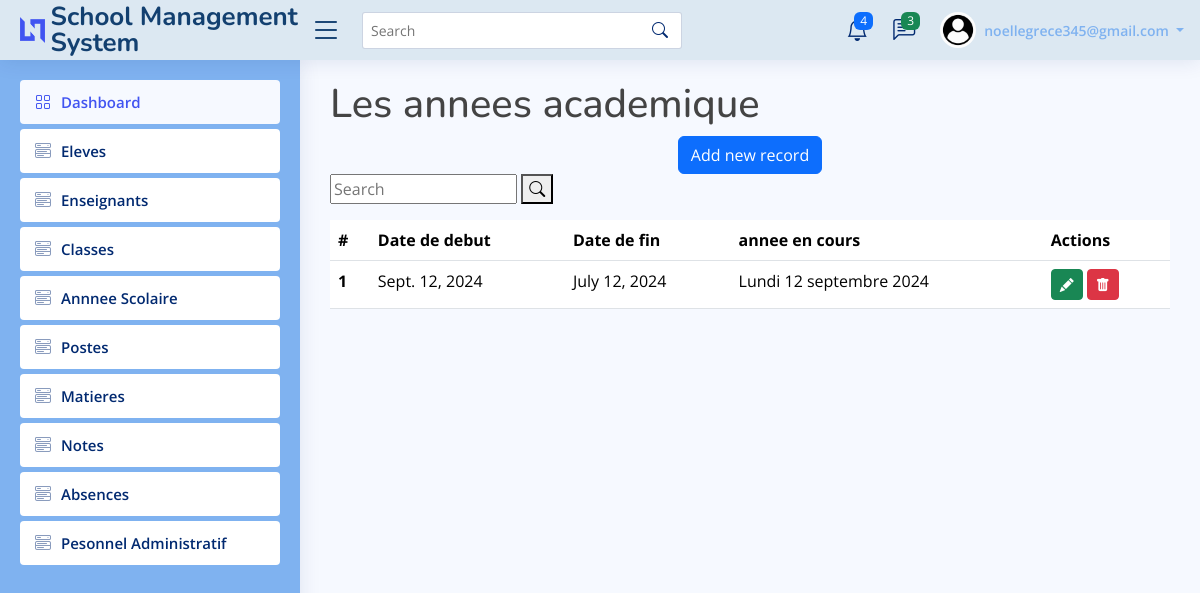
The app's page /show_anneescolaire (signed in) with its own data.
### gestion_utilisateur/models.py (models this page shows, shortened)
class CustomUser(AbstractUser):
    USER_TYPE = ((1, "Personnel"), (2, "Professeur"), (3, "Parent_eleve"))
    SEXE = [("M", "Masculin"), ("F", "Feminin")]
    matricule =  models.TextField(max_length=5, editable=False, default="")
    nom = models.CharField(max_length=256)
    prenom = models.CharField(max_length=256)
    telephone = models.CharField(max_length=256, blank=True, null=True)
    address = models.TextField(blank=True, null=True)
    username = None # Removed username, using email instead
    email = models.EmailField(unique=True)
    user_type = models.PositiveSmallIntegerField(choices=USER_TYPE, null=True)
    sexe = models.CharField(max_length=1, choices=SEXE)
    created_at = models.DateTimeField(auto_now_add=True)
    updated_at = models.DateTimeField(auto_now=True)
    USERNAME_FIELD = "email"
    REQUIRED_FIELDS = []
    objects = CustomUserManager ()

class Annee_scolaire(models.Model):
    date_debut = models.DateField()
    date_fin = models.DateField()
    anneescolaire = models.CharField(max_length=25)

### gestion_utilisateur/views.py (the view)
# urls.py: path('show_anneescolaire', views.show_anneescolaire),
def show_anneescolaire(request):
    anneescolaires = Annee_scolaire.objects.order_by('-id');
    return render(request, 'index_annee.html', {'anneescolaires':anneescolaires})

### gestion_utilisateur/templates/index_annee.html (shortened to what this page needs)
{% extends 'link.html' %}
{% load static %}
{% block content %}
    <h1>Les annees academique</h1>
    <center><a href="/create_anneescolaire" class="btn btn-primary"> Add new record</a></center>
    <table class="table mt-3">
        <thead>
          <div class="search-bar">
            <form  class="search-form d-flex align-items-center" method="POST" action="/search_annee">
              <input type="text" name="query" placeholder="Search" title="Enter search keyword">
              <button type="submit" title="Search"><i class="bi bi-search"></i></button>
            </form>
          <tr>
            <th scope="col">#</th>
            <th scope="col">Date de debut</th>
            <th scope="col">Date de fin</th>
            <th scope="col">annee en cours</th>
            <th scope="col">Actions</th>
          </tr>
        </thead>
        <tbody>
            {% for value in anneescolaires %}
          <tr>
            <th scope="row">{{value.id}}</th>
            <td>{{value.date_debut}}</td>
            <td>{{value.date_fin}}</td>
            <td>{{value.anneescolaire}}</td>
            <td>
              <button class="openModalButton btn btn-success btn-sm" data-id="{{ value.id }}"><i class="bi bi-pencil-fill"></i></button>
              <button class="openModal btn btn-danger btn-sm" data-id="{{ value.id }}"><i class="bi bi-trash-fill"></i></button>
            </td>
          </tr>
        {% empty %}
          <tr><td> No record found </td></tr>
        {% endfor %}
        </tbody>
      </table>
{% endblock %}

### gestion_utilisateur/templates/link.html (shortened to what this page needs)
<!DOCTYPE html>
{% load static%}
<html lang="en">
  <head>
    <link
      href="{% static 'assets/vendor/bootstrap/css/bootstrap.min.css' %}"
      rel="stylesheet"
    />
    <link
      href="{% static 'assets/vendor/bootstrap-icons/bootstrap-icons.css' %}"
      rel="stylesheet"
    />
    <link
      href="{% static 'assets/vendor/boxicons/css/boxicons.min.css' %}"
      rel="stylesheet"
    />
    <link
      href="{% static 'assets/vendor/quill/quill.snow.css' %}"
      rel="stylesheet"
    />
    <link
      href="{% static 'assets/vendor/quill/quill.bubble.css' %}"
      rel="stylesheet"
    />
    <link
      href="{% static 'assets/vendor/remixicon/remixicon.css' %}"
      rel="stylesheet"
    />
    <link
      href="{% static 'assets/vendor/simple-datatables/style.css' %}"
      rel="stylesheet"
    />
    <link href="{% static 'assets/css/style.css' %}" rel="stylesheet" />
  </head>
  <body>
    {% if user.is_authenticated %}
    <header id="header" class="header fixed-top d-flex align-items-center">
      <div class="d-flex align-items-center justify-content-between">
        <a href="index.html" class="logo d-flex align-items-center">
          <img src="assets/img/logo.png" alt="" />
          <span class="d-none d-lg-block">School Management System</span>
        </a>
        <i class="bi bi-list toggle-sidebar-btn"></i>
      </div>
      <div class="search-bar">
        <form
          class="search-form d-flex align-items-center"
          method="POST"
          action="#"
        >
          <input
            type="text"
            name="query"
            placeholder="Search"
            title="Enter search keyword"
          />
          <button type="submit" title="Search">
            <i class="bi bi-search"></i>
          </button>
        </form>
      </div>
      <nav class="header-nav ms-auto">
        <ul class="d-flex align-items-center">
          <li class="nav-item dropdown">
            <a class="nav-link nav-icon" href="#" data-bs-toggle="dropdown">
              <i class="bi bi-bell"></i>
              <span class="badge bg-primary badge-number">4</span> </a
            >
          </li>
          <li class="nav-item dropdown">
            <a class="nav-link nav-icon" href="#" data-bs-toggle="dropdown">
              <i class="bi bi-chat-left-text"></i>
              <span class="badge bg-success badge-number">3</span>
            </a>
          </li>
          <li class="nav-item dropdown pe-3">
            <a
              class="nav-link nav-profile d-flex align-items-center pe-0"
              href="#"
              data-bs-toggle="dropdown"
            >
              <img
                src="static\assets\img\profile.jpeg"
                alt="Profile"
                class="rounded-circle"
              />
              <span class="d-none d-md-block dropdown-toggle ps-2">
                {{ user.email }}
              </span> </a
            >
          </li>
        </ul>
      </nav>
    </header>
    <aside id="sidebar" class="sidebar">
      {% if user.user_type == 2 %}
      <ul class="sidebar-nav" id="sidebar-nav">
        <li class="nav-item">
          <a class="nav-link" href="/dsh_enseignant">
            <i class="bi bi-grid"></i>
            <span>Dashboard</span>
          </a>
        </li>
        <li class="nav-item">
          <a
            class="nav-link collapsed"
            data-bs-target="#components-nav"
            href="/show_classe"
          >
            <i class="bi bi-menu-button-wide"></i><span>Classes</span>
          </a>
        </li>
        <li class="nav-item">
          <a class="nav-link " data-bs-target="#components-nav" data-bs-toggle="collapse" href="#">
            <i class="bi bi-menu-button-wide"></i><span>Notes</span><i class="bi bi-chevron-down ms-auto"></i>
          </a>
          <ul id="components-nav" class="nav-content collapse" data-bs-parent="#sidebar-nav">
            <li>
              <a href="/notes/add_notes_view">
                <i class="bi bi-circle"></i><span>Ajouter note</span>
              </a>
            </li>
            <li>
              <a href="/notes/filter_notes">
                <i class="bi bi-circle"></i><span>Voir note</span>
              </a>
            </li>
          </ul>
        </li>
        <li class="nav-item">
          <a class="nav-link collapsed" href="/absences/show_absences">
            <i class="bi bi-menu-button-wide"></i><span>Absences</span>
          </a>
        </li>
      </ul>
  {% else %}
  <ul class="sidebar-nav" id="sidebar-nav">
    <li class="nav-item">
      <a class="nav-link" href="/dashboard">
        <i class="bi bi-grid"></i>
        <span>Dashboard</span>
      </a>
    </li>
    <li class="nav-item">
      <a
        class="nav-link collapsed"
        data-bs-target="#components-nav"
        href="/show_eleve"
      >
        <i class="bi bi-menu-button-wide"></i><span>Eleves</span>
      </a>
    </li>
    <li class="nav-item">
      <a
        class="nav-link collapsed"
        data-bs-target="#components-nav"
        href="/show_enseignant"
      >
        <i class="bi bi-menu-button-wide"></i><span>Enseignants</span>
      </a>
    </li>
    <li class="nav-item">
      <a
        class="nav-link collapsed"
        data-bs-target="#components-nav"
        href="/show_classe"
      >
        <i class="bi bi-menu-button-wide"></i><span>Classes</span>
      </a>
    </li>
    <li class="nav-item">
      <a
        class="nav-link collapsed"
        data-bs-target="#components-nav"
        href="/show_anneescolaire"
      >
        <i class="bi bi-menu-button-wide"></i><span>Annnee Scolaire</span>
      </a>
    </li>
    <li class="nav-item">
      <a
        class="nav-link collapsed"
        data-bs-target="#components-nav"
        href="/show_poste"
      >
        <i class="bi bi-menu-button-wide"></i><span>Postes</span>
      </a>
    </li>
    <li class="nav-item">
      <a
        class="nav-link collapsed"
        data-bs-target="#components-nav"
        href="/notes/show_matiere"
      >
        <i class="bi bi-menu-button-wide"></i><span>Matieres</span>
      </a>
    </li>
    <li class="nav-item">
      <a
        class="nav-link collapsed"
        data-bs-target="#components-nav"
        href="/show_notes"
      >
        <i class="bi bi-menu-button-wide"></i><span>Notes</span>
      </a>
    </li>
    <li class="nav-item">
      <a class="nav-link collapsed" href="/absences/show_absences">
        <i class="bi bi-menu-button-wide"></i><span>Absences</span>
      </a>
    </li>
    <li class="nav-item">
      <a
        class="nav-link collapsed"
        data-bs-target="#components-nav"
        href="/show_personnelAD"
      >
        <i class="bi bi-menu-button-wide"></i
        ><span>Pesonnel Administratif</span>
      </a>
    </li>
  </ul>
  {% endif %}
    </aside>
    <main id="main" class="main">{% block content %} {% endblock %}</main>
    {% endif %}
  </body>
</html>

### gestion_utilisateur/static/assets/css/style.css (style rules this page uses)
:root { scroll-behavior: smooth; }
body { font-family: "Open Sans", sans-serif; background: #f6f9ff; color: #444444; }
a { color: #4154f1; text-decoration: none; }
h1, h2, h3, h4, h5, h6 { font-family: "Nunito", sans-serif; }
#main { margin-top: 60px; padding: 20px 30px; transition: all 0.3s; }
.logo { line-height: 1; }
@media (min-width: 1200px) { .logo { width: 280px; } }
.logo img { max-height: 26px; margin-right: 6px; }
.logo span { font-size: 26px; font-weight: 700; color: #134070; font-family: "Nunito", sans-serif; }
.header { transition: all 0.5s; z-index: 997; height: 60px; box-shadow: 0px 2px 20px rgba(1, 41, 112, 0.1); background-color: #DCE8F2; padding-left: 20px; }
.header .toggle-sidebar-btn { font-size: 32px; padding-left: 10px; cursor: pointer; color: #134070; }
.header .search-bar { min-width: 360px; padding: 0 20px; }
.header .search-form { width: 100%; }
.header .search-form input { border: 0; font-size: 14px; color: #012970; border: 1px solid rgba(1, 41, 112, 0.2); padding: 7px 38px 7px 8px; border-radius: 3px; transition: 0.3s; width: 100%; }
.header .search-form button { border: 0; padding: 0; margin-left: -30px; background: none; }
.header .search-form button i { color: #012970; }
.header-nav ul { list-style: none; }
.header-nav>ul { margin: 0; padding: 0; }
.header-nav .nav-icon { font-size: 22px; color: #012970; margin-right: 25px; position: relative; }
.header-nav .nav-profile { color: #7FB2F0; }
.header-nav .nav-profile img { max-height: 36px; }
.header-nav .nav-profile span { font-size: 14px; font-weight: 600; }
.header-nav .badge-number { position: absolute; inset: -2px -5px auto auto; font-weight: normal; font-size: 12px; padding: 3px 6px; }
.sidebar { position: fixed; top: 60px; left: 0; bottom: 0; width: 300px; z-index: 996; transition: all 0.3s; padding: 20px; overflow-y: auto; scrollbar-width: thin; scrollbar-color: #aab7cf transparent; box-shadow: 0px 0px 20px rgba(1, 41, 112, 0.1); background-color: #7FB2F0; }
@media (min-width: 1200px) { #main, #footer { margin-left: 300px; } }
.sidebar-nav { padding: 0; margin: 0; list-style: none; }
.sidebar-nav li { padding: 0; margin: 0; list-style: none; }
.sidebar-nav .nav-item { margin-bottom: 5px; }
.sidebar-nav .nav-link { display: flex; align-items: center; font-size: 15px; font-weight: 600; color: #4154f1; transition: 0.3; background: #f6f9ff; padding: 10px 15px; border-radius: 4px; }
.sidebar-nav .nav-link i { font-size: 16px; margin-right: 10px; color: #4154f1; }
.sidebar-nav .nav-link.collapsed { color: #012970; background: #fff; }
.sidebar-nav .nav-link.collapsed i { color: #899bbd; }

### records on screen
CustomUser: email "noellegrece345@gmail.com"
Annee_scolaire: id "1", date_debut "Sept. 12, 2024", date_fin "July 12, 2024", anneescolaire "Lundi 12 septembre 2024"
